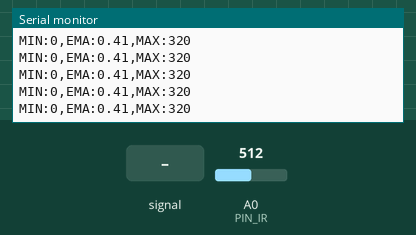
Simulated run of this sketch. Board: Arduino Uno, built with avr-gcc and run on an emulated ATmega328P. Parts: the last lines printed to the serial monitor. The inputs (shaded band) are chosen by the test bench; at power-on: A0 (PIN_IR) = 512.

Above: at 1.2 s.
1.3 s: A0 (PIN_IR) fed a 200 Hz sine of ±81 counts around its level
At 2.4 s:
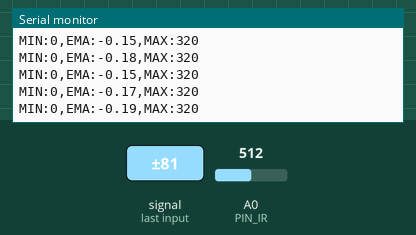
2.8 s: A0 (PIN_IR) set to 716
At 3.6 s:
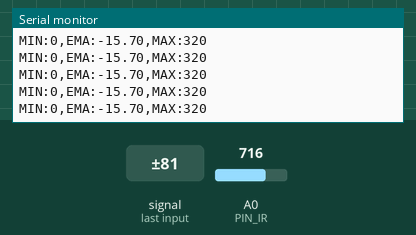
4.3 s: A0 (PIN_IR) set to 900
At 5.4 s:
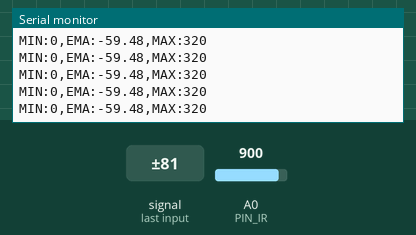
5.8 s: A0 (PIN_IR) fed a 200 Hz sine of ±81 counts around its level
At 6.9 s:
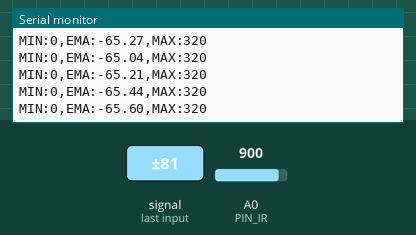
Timing chart, 0 to 8.3 s (numbered marks = the images above; inputs shaded):
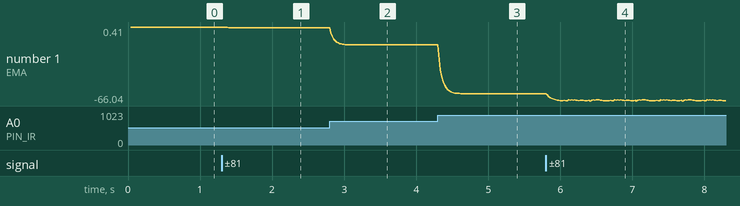

Measured:
- after the input at 1.3 s, the serial monitor: prints a new line at once (image 1)
- after the input at 2.8 s, the serial monitor: prints a new line at once (image 2)
- after the input at 4.3 s, the serial monitor: prints a new line at once (image 3)
- after the input at 5.8 s, the serial monitor: prints a new line at once (image 4)
- plotted number 1: 0.41 → -0.23 after the input at 1.3 s, -0.23 → -15.7 after the input at 2.8 s, -15.7 → -59.48 after the input at 4.3 s, -59.48 → -65.89 after the input at 5.8 s

The sketch:

20_example_2.ino
```cpp
// Arduino pin assignment
#define PIN_IR A0

// configurable parameters
#define LOOP_INTERVAL 20   // Loop Interval (unit: msec)
#define _EMA_ALPHA 0.7    // EMA weight of new sample (range: 0 to 1)
                          // Setting EMA to 1 effectively disables EMA filter.

// global variables
unsigned long last_sampling_time; // unit: msec
float dist_raw, dist_filtered, dist_ema; // Distance values (unit: mm)

void setup() {
  // initialize serial port
  Serial.begin(1000000);
  Serial.setTimeout(1);

  // initialize last sampling time
  last_sampling_time = 0;
}

void loop() {
  // wait until next sampling time.
  if (millis() < (last_sampling_time + LOOP_INTERVAL))
    return;
  last_sampling_time += LOOP_INTERVAL;

  // Distance measurement
  dist_raw = volt_to_distance(analogRead(PIN_IR));
  dist_filtered = volt_to_distance(ir_sensor_filtered(100, 0.5)); // Replace n with your desired value
  dist_ema = _EMA_ALPHA * dist_ema + (1.0 - _EMA_ALPHA) * dist_filtered;

  // Oupput the raw, filtered, and EMA values for comparison purpose
  Serial.print("MIN:"); Serial.print(0); Serial.print(",");
//  Serial.print("RAW:"); Serial.print(dist_raw); Serial.print(",");
//  Serial.print("FLT:"); Serial.print(dist_filtered); Serial.print(",");
  Serial.print("EMA:"); Serial.print(dist_ema); Serial.print(",");
  Serial.print("MAX:"); Serial.println(320);
}

float volt_to_distance(int a_value)
{
  return 52.3 + -0.297 * a_value + 6.33E-04 * a_value * a_value + -4.9E-07 * a_value * a_value * a_value; // Replace this with the equation obtained from nonlinear regression analysis
}

unsigned int ir_sensor_filtered(unsigned int n, float position)
{
  // Eliminate spiky noise of an IR distance sensor by repeating measurement and taking a middle value
  // n: number of measurement repetition
  // position: the percentile of the sample to be taken (0.0 <= position <= 1.0)

  // The output of Sharp infrared sensor includes lots of spiky noise.
  // To eliminate such a spike, ir_sensor_filtered() performs the following two steps:
  // Step 1. Repeat measurement n times and collect n * position smallest samples, where 0 <= postion <= 1.
  // Step 2. Return the largest sample among the collected ones.

  unsigned int *ir_val, tmp, ret_idx, ret_val;
  unsigned int start_time;

  ret_idx = (unsigned int) ceil(n * position);

  // Step 1. Repeat measurement n times and collect n * position smallest samples.
  // Note: simple implementation requires an array of n elements to store n samples.
  // Instead, we can save memory by allocating an array of (n * position + 1) elements.

  ir_val = (unsigned int*) malloc(sizeof(unsigned int) * (ret_idx + 2));
  ir_val[0] = analogRead(PIN_IR);

  for (int i = 1; i < n; i++) {
    int j;
    if(i < ret_idx + 1) {
      ir_val[i] = analogRead(PIN_IR);
      j = i - 1;
    }
    else {
      ir_val[ret_idx + 1] = analogRead(PIN_IR);
      j = ret_idx;
    }

    for( ; j >= 0; j--) {
      if(ir_val[j] > ir_val[j+1]) {
        tmp = ir_val[j];
        ir_val[j] = ir_val[j+1];
        ir_val[j+1] = tmp;
      }
    }
  }

  // Step 2. Return the largest sample among the collected ones.
  if(position > 0.0) ret_val = ir_val[ret_idx];
  else ret_val = ir_val[0];

  free(ir_val);

  return ret_val;
}
```
